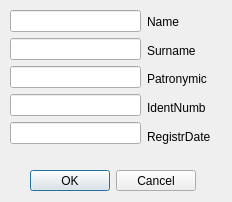
<?xml version="1.0" encoding="UTF-8"?>
<ui version="4.0">
 <class>btree_add</class>
 <widget class="QDialog" name="btree_add">
  <property name="geometry">
   <rect>
    <x>0</x>
    <y>0</y>
    <width>232</width>
    <height>202</height>
   </rect>
  </property>
  <property name="windowTitle">
   <string>Dialog</string>
  </property>
  <widget class="QWidget" name="horizontalLayoutWidget">
   <property name="geometry">
    <rect>
     <x>10</x>
     <y>10</y>
     <width>201</width>
     <height>138</height>
    </rect>
   </property>
   <layout class="QHBoxLayout" name="horizontalLayout">
    <item>
     <layout class="QVBoxLayout" name="verticalLayout">
      <item>
       <widget class="QLineEdit" name="editName"/>
      </item>
      <item>
       <widget class="QLineEdit" name="editSurname"/>
      </item>
      <item>
       <widget class="QLineEdit" name="editPatrnymic"/>
      </item>
      <item>
       <widget class="QLineEdit" name="editIdentNumb"/>
      </item>
      <item>
       <widget class="QLineEdit" name="editRegistrDate"/>
      </item>
     </layout>
    </item>
    <item>
     <layout class="QVBoxLayout" name="verticalLayout_2">
      <item>
       <widget class="QLabel" name="Name">
        <property name="text">
         <string>Name</string>
        </property>
       </widget>
      </item>
      <item>
       <widget class="QLabel" name="Surname">
        <property name="text">
         <string>Surname</string>
        </property>
       </widget>
      </item>
      <item>
       <widget class="QLabel" name="Patronymic">
        <property name="text">
         <string>Patronymic</string>
        </property>
       </widget>
      </item>
      <item>
       <widget class="QLabel" name="IdentNumb">
        <property name="text">
         <string>IdentNumb</string>
        </property>
       </widget>
      </item>
      <item>
       <widget class="QLabel" name="RegistrDate">
        <property name="text">
         <string>RegistrDate</string>
        </property>
       </widget>
      </item>
     </layout>
    </item>
   </layout>
  </widget>
  <widget class="QDialogButtonBox" name="buttonBox">
   <property name="geometry">
    <rect>
     <x>30</x>
     <y>170</y>
     <width>166</width>
     <height>21</height>
    </rect>
   </property>
   <property name="standardButtons">
    <set>QDialogButtonBox::Cancel|QDialogButtonBox::Ok</set>
   </property>
  </widget>
 </widget>
 <resources/>
 <connections/>
</ui>
